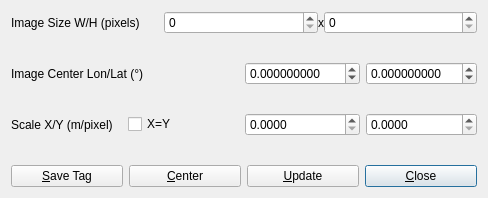
<?xml version="1.0" encoding="UTF-8"?>
<ui version="4.0">
 <class>MapAreaDialog</class>
 <widget class="QWidget" name="MapAreaDialog">
  <property name="geometry">
   <rect>
    <x>0</x>
    <y>0</y>
    <width>488</width>
    <height>198</height>
   </rect>
  </property>
  <property name="windowTitle">
   <string>Map View</string>
  </property>
  <property name="toolTip">
   <string/>
  </property>
  <layout class="QVBoxLayout" name="verticalLayout">
   <item>
    <widget class="QWidget" name="Panel1" native="true">
     <property name="enabled">
      <bool>true</bool>
     </property>
     <property name="sizePolicy">
      <sizepolicy hsizetype="Preferred" vsizetype="Fixed">
       <horstretch>0</horstretch>
       <verstretch>0</verstretch>
      </sizepolicy>
     </property>
     <property name="toolTip">
      <string/>
     </property>
     <property name="text" stdset="0">
      <string/>
     </property>
     <layout class="QHBoxLayout" name="horizontalLayout">
      <property name="spacing">
       <number>0</number>
      </property>
      <property name="leftMargin">
       <number>0</number>
      </property>
      <property name="topMargin">
       <number>0</number>
      </property>
      <property name="rightMargin">
       <number>0</number>
      </property>
      <property name="bottomMargin">
       <number>0</number>
      </property>
      <item>
       <widget class="QLabel" name="Label1">
        <property name="enabled">
         <bool>true</bool>
        </property>
        <property name="toolTip">
         <string/>
        </property>
        <property name="text">
         <string>Image Size W/H (pixels)</string>
        </property>
       </widget>
      </item>
      <item>
       <widget class="QSpinBox" name="MapSize1"/>
      </item>
      <item>
       <widget class="QLabel" name="Label2">
        <property name="enabled">
         <bool>true</bool>
        </property>
        <property name="sizePolicy">
         <sizepolicy hsizetype="Maximum" vsizetype="Preferred">
          <horstretch>0</horstretch>
          <verstretch>0</verstretch>
         </sizepolicy>
        </property>
        <property name="toolTip">
         <string/>
        </property>
        <property name="text">
         <string>x</string>
        </property>
       </widget>
      </item>
      <item>
       <widget class="QSpinBox" name="MapSize2"/>
      </item>
     </layout>
    </widget>
   </item>
   <item>
    <widget class="QWidget" name="Panel2" native="true">
     <property name="enabled">
      <bool>true</bool>
     </property>
     <property name="toolTip">
      <string/>
     </property>
     <property name="text" stdset="0">
      <string/>
     </property>
     <layout class="QGridLayout" name="gridLayout">
      <property name="leftMargin">
       <number>0</number>
      </property>
      <property name="topMargin">
       <number>0</number>
      </property>
      <property name="rightMargin">
       <number>0</number>
      </property>
      <property name="bottomMargin">
       <number>0</number>
      </property>
      <property name="spacing">
       <number>6</number>
      </property>
      <item row="1" column="0" colspan="2">
       <widget class="QLabel" name="Label5">
        <property name="enabled">
         <bool>true</bool>
        </property>
        <property name="toolTip">
         <string/>
        </property>
        <property name="text">
         <string>Image Center Lon/Lat (°)</string>
        </property>
       </widget>
      </item>
      <item row="1" column="2">
       <widget class="QDoubleSpinBox" name="Lon">
        <property name="enabled">
         <bool>true</bool>
        </property>
        <property name="toolTip">
         <string/>
        </property>
        <property name="decimals">
         <number>9</number>
        </property>
        <property name="minimum">
         <double>-180.000000000000000</double>
        </property>
        <property name="maximum">
         <double>180.000000000000000</double>
        </property>
        <property name="singleStep">
         <double>0.000005000000000</double>
        </property>
       </widget>
      </item>
      <item row="1" column="3">
       <widget class="QDoubleSpinBox" name="Lat">
        <property name="enabled">
         <bool>true</bool>
        </property>
        <property name="toolTip">
         <string/>
        </property>
        <property name="decimals">
         <number>9</number>
        </property>
        <property name="minimum">
         <double>-90.000000000000000</double>
        </property>
        <property name="maximum">
         <double>90.000000000000000</double>
        </property>
        <property name="singleStep">
         <double>0.000005000000000</double>
        </property>
       </widget>
      </item>
      <item row="2" column="0">
       <widget class="QLabel" name="Label6">
        <property name="enabled">
         <bool>true</bool>
        </property>
        <property name="toolTip">
         <string/>
        </property>
        <property name="text">
         <string>Scale X/Y (m/pixel)</string>
        </property>
       </widget>
      </item>
      <item row="2" column="1">
       <widget class="QCheckBox" name="ScaleEq">
        <property name="toolTip">
         <string/>
        </property>
        <property name="text">
         <string>X=Y</string>
        </property>
        <property name="checked">
         <bool>false</bool>
        </property>
       </widget>
      </item>
      <item row="2" column="2">
       <widget class="QDoubleSpinBox" name="ScaleX">
        <property name="enabled">
         <bool>true</bool>
        </property>
        <property name="toolTip">
         <string/>
        </property>
        <property name="decimals">
         <number>4</number>
        </property>
        <property name="maximum">
         <double>1.000000000000000</double>
        </property>
        <property name="singleStep">
         <double>0.000500000000000</double>
        </property>
       </widget>
      </item>
      <item row="2" column="3">
       <widget class="QDoubleSpinBox" name="ScaleY">
        <property name="enabled">
         <bool>true</bool>
        </property>
        <property name="toolTip">
         <string/>
        </property>
        <property name="decimals">
         <number>4</number>
        </property>
        <property name="maximum">
         <double>8.000000000000000</double>
        </property>
        <property name="singleStep">
         <double>0.000500000000000</double>
        </property>
       </widget>
      </item>
     </layout>
    </widget>
   </item>
   <item>
    <widget class="QWidget" name="widget" native="true">
     <property name="sizePolicy">
      <sizepolicy hsizetype="Preferred" vsizetype="Fixed">
       <horstretch>0</horstretch>
       <verstretch>0</verstretch>
      </sizepolicy>
     </property>
     <layout class="QHBoxLayout" name="horizontalLayout_2">
      <property name="leftMargin">
       <number>0</number>
      </property>
      <property name="topMargin">
       <number>0</number>
      </property>
      <property name="rightMargin">
       <number>0</number>
      </property>
      <property name="bottomMargin">
       <number>0</number>
      </property>
      <item>
       <widget class="QPushButton" name="BtnSave">
        <property name="enabled">
         <bool>true</bool>
        </property>
        <property name="toolTip">
         <string/>
        </property>
        <property name="text">
         <string>&amp;Save Tag</string>
        </property>
       </widget>
      </item>
      <item>
       <widget class="QPushButton" name="BtnCenter">
        <property name="enabled">
         <bool>true</bool>
        </property>
        <property name="toolTip">
         <string/>
        </property>
        <property name="text">
         <string>&amp;Center</string>
        </property>
       </widget>
      </item>
      <item>
       <widget class="QPushButton" name="BtnUpdate">
        <property name="enabled">
         <bool>true</bool>
        </property>
        <property name="toolTip">
         <string/>
        </property>
        <property name="text">
         <string>&amp;Update</string>
        </property>
       </widget>
      </item>
      <item>
       <widget class="QPushButton" name="BtnClose">
        <property name="enabled">
         <bool>true</bool>
        </property>
        <property name="toolTip">
         <string/>
        </property>
        <property name="text">
         <string>&amp;Close</string>
        </property>
        <property name="autoDefault">
         <bool>true</bool>
        </property>
        <property name="default">
         <bool>true</bool>
        </property>
       </widget>
      </item>
     </layout>
    </widget>
   </item>
  </layout>
 </widget>
 <resources/>
 <connections/>
</ui>
